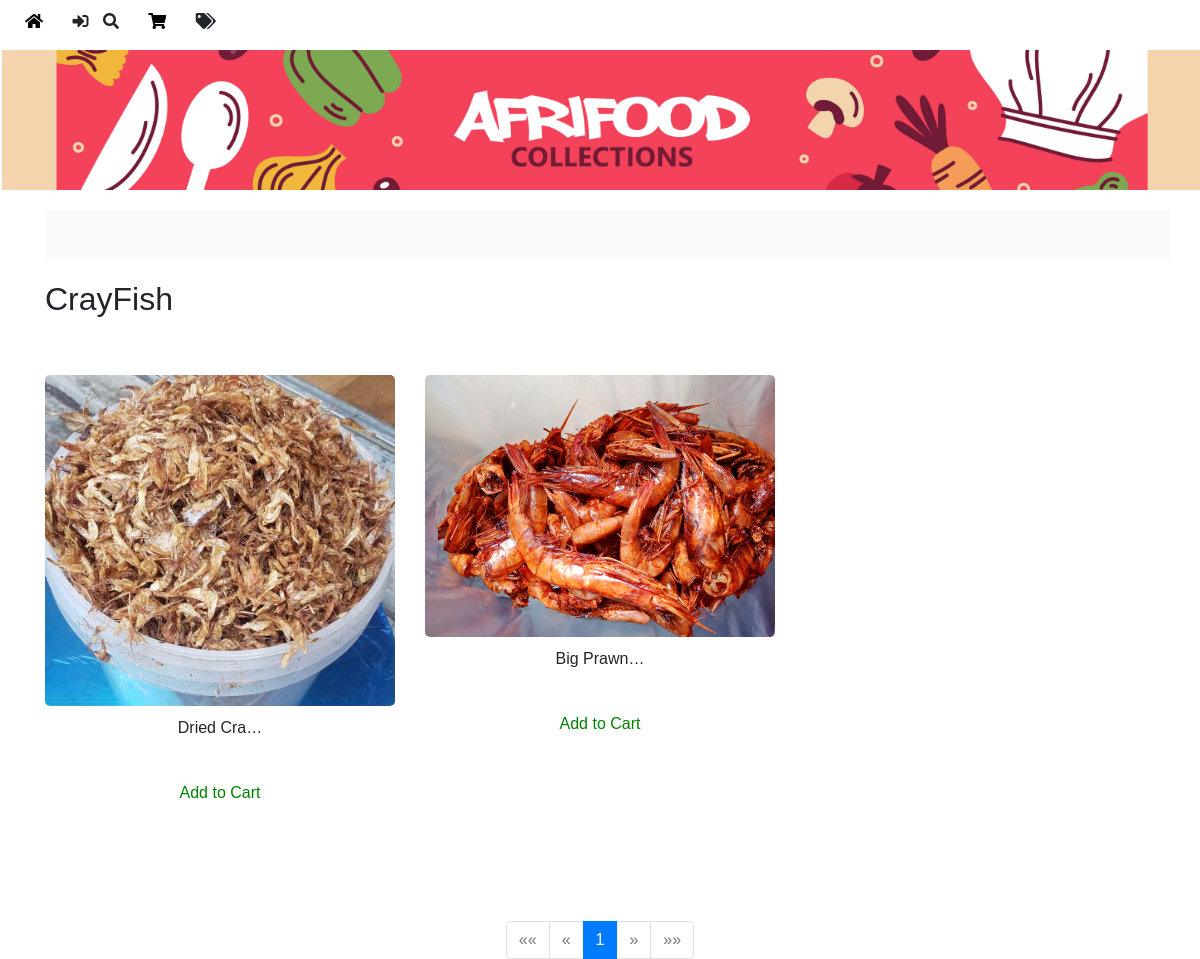
Page /crayfish/ on the committed database.
### afri_food/models.py (models this page shows, shortened)
class CrayFish(models.Model):
    title = models.CharField(max_length=100)
    kg = models.FloatField(help_text="Enter the weight in kg")
    in_stock = models.BooleanField(default=True, help_text="Is this item in stock?")
    price = models.FloatField(help_text="Enter the price of the item")
    subcategory = models.ForeignKey(Subcategory, on_delete=models.CASCADE)
    images = GenericRelation(Image)
    comments = GenericRelation(Comment)

class Image(models.Model):
    content_type = models.ForeignKey(ContentType, on_delete=models.CASCADE)
    object_id = models.PositiveIntegerField()
    content_object = GenericForeignKey('content_type', 'object_id')
    image = models.ImageField(upload_to='images/')

### afri_food/views.py (the view)
# urls.py: path('crayfish/', views.crayfish_view, name='crayfish'),
def crayfish_view(request):
    user = request.user
    crayfish_data = annotate_with_model_name(CrayFish.objects.order_by('-id'), 'crayfish')
    paginator = Paginator(crayfish_data, 50)  # Show 50 oils per page
    page_number = request.GET.get('page')
    crayfish = paginator.get_page(page_number)
    if user.is_authenticated:
        cart = Cart.objects.filter(user=user).first()
        if cart:
            cart_item_ids = set(cart.items.values_list('object_id', flat=True))
            for fish in crayfish:
                fish.in_cart = fish.id in cart_item_ids
    context = {
        'crayfish_data': crayfish,
        'user': user
    }
    return render(request, 'market/crayfish.html', context)

### afri_food/context_processors.py (called while the page is built)
def cart_item_count(request):
    if request.user.is_authenticated:
        cart_item_count = CartItem.objects.filter(cart__user=request.user).count()
    else:
        cart_item_count = 0
    return {
        'cart_item_count': cart_item_count
    }

### afri_food/model_annotate.py (called while the page is built)
def annotate_with_model_name(queryset, model_name):
        for item in queryset:
            item.model_name = model_name
        return queryset

### afri_food/templates/market/crayfish.html (shortened to what this page needs)
{% extends 'market/layout.html' %}
{% load static %}
{% block body %}
<div class="container" style="top: 20px; position: relative;">
  <div class="scrolling-text-container">
    <div class="scrolling-text">
    </div>
  </div>
  <div style="margin-top: 70px;" class="row">
    <div class="col">
      <h2>CrayFish</h2>
      <br>
      <div class="row">
        {% for crayfish in crayfish_data %}
          {% if crayfish.images.exists %}
            <div class="col-4 d-flex flex-column align-items-center">
              <br>
              <a href="{% url 'product_detail' model=crayfish.model_name id=crayfish.id %}" class="d-flex flex-column align-items-center">
                <img
                  class="img-fluid product-image"
                  loading="lazy"
                  alt="{{crayfish.title}}"
                  src="{{ crayfish.images.first.image.url }}"
                />
                <span>{{crayfish.title|truncatechars:10}}</span>
              </a>
              {% if crayfish.in_cart %}
                <p style="color: red;" class="mt-2 remove-from-cart" data-product-type="{{ crayfish.model_name }}" data-item-id="{{ crayfish.id }}">Remove from Cart</p>
              {% else %}
                <p style="color: green;" class="mt-2 add-to-cart" data-product-type="{{ crayfish.model_name }}" data-item-id="{{ crayfish.id }}">Add to Cart</p>
              {% endif %}
            </div>
          {% endif %}
        {% endfor %}
      </div>
    </div>
  </div>
</div>
<br>
<br>
<br>
<br>
  <nav aria-label="Page navigation" class="mt-4">
    <ul class="pagination justify-content-center">
      {% if crayfish_data.has_previous %}
        <li class="page-item">
          <a class="page-link" href="?page=1" aria-label="First">
            <span aria-hidden="true">&laquo;&laquo;</span>
          </a>
        </li>
        <li class="page-item">
          <a class="page-link" href="?page={{ crayfish_data.previous_page_number }}" aria-label="Previous">
            <span aria-hidden="true">&laquo;</span>
          </a>
        </li>
      {% else %}
        <li class="page-item disabled">
          <span class="page-link" aria-label="First">&laquo;&laquo;</span>
        </li>
        <li class="page-item disabled">
          <span class="page-link" aria-label="Previous">&laquo;</span>
        </li>
      {% endif %}
      {% for num in crayfish_data.paginator.page_range %}
        {% if crayfish_data.number == num %}
          <li class="page-item active"><span class="page-link">{{ num }}</span></li>
        {% elif num > crayfish_data.number|add:'-3' and num < crayfish_data.number|add:'3' %}
          <li class="page-item"><a class="page-link" href="?page={{ num }}">{{ num }}</a></li>
        {% endif %}
      {% endfor %}
      {% if crayfish_data.has_next %}
        <li class="page-item">
          <a class="page-link" href="?page={{ crayfish_data.next_page_number }}" aria-label="Next">
            <span aria-hidden="true">&raquo;</span>
          </a>
        </li>
        <li class="page-item">
          <a class="page-link" href="?page={{ crayfish_data.paginator.num_pages }}" aria-label="Last">
            <span aria-hidden="true">&raquo;&raquo;</span>
          </a>
        </li>
      {% else %}
        <li class="page-item disabled">
          <span class="page-link" aria-label="Next">&raquo;</span>
        </li>
        <li class="page-item disabled">
          <span class="page-link" aria-label="Last">&raquo;&raquo;</span>
        </li>
      {% endif %}
    </ul>
  </nav>
  {% endblock %}

### afri_food/static/afri_food/global.css (style rules this page uses)
body { margin: 0; line-height: normal; background-image: url("/static/afri_food/public/ewe-palm-1@2x.png"); background-size: cover; background-position: center; background-repeat: no-repeat; }
a { text-decoration: none; color: inherit; }

### afri_food/static/afri_food/checkout.css (style rules this page uses)
.container, .first-name-last-name-parent { align-self: stretch; display: flex; justify-content: flex-start; }
.container { overflow: hidden; flex-direction: row; align-items: flex-start; padding: var(--padding-lg) var(--padding-48xl) var(--padding-lgi); position: relative; font-size: var(--font-size-16xl); color: var(--color-white); }

### afri_food/static/afri_food/market.css (style rules this page uses)
.add-to-cart { position: relative; font-size: var(--font-size-xs); font-weight: 500; font-family: var(--font-inter); color: var(--color-white); text-align: left; display: inline-block; min-width: 67px; }

### afri_food/templates/market/layout.html (style rules this page uses)
a { color: inherit; text-decoration: none; }

### afri_food/templates/market/crayfish.html (style rules this page uses)
.scrolling-text-container { width: 100%; overflow: hidden; position: absolute; white-space: nowrap; background-color: #f8f9fa; padding: 10px 0; }
.scrolling-text { display: inline-block; padding-left: 100%; animation: scroll-text 15s linear infinite; font-size: 1.2rem; }
.product-image { border-radius: 5px; margin-bottom: 10px; }

### rows in the picture
CrayFish: images.first.image (picture), title "Dried Cra…"
CrayFish: images.first.image (picture), title "Big Prawn…"

### other values in the picture
{{ num }} "1"
